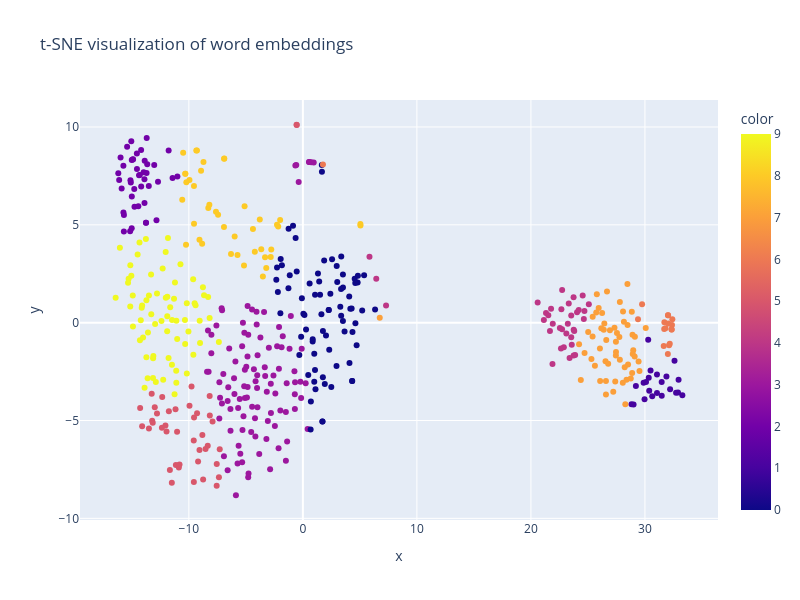

The notebook cell this image was saved under:
### Code cell
import random
idx = [random.randint(0,20000) for i in range(500)]
plot_tsne_embeddings(gpt2_emb_norm[idx], np.array(keys)[idx],sample=False)

### Figure 1 — Plotly figure (JSON) as saved in the notebook; plotly's stock layout.template omitted (floating-point values rounded to 4 significant figures; data arrays with more than 128 entries replaced by an {"elided": "..."} marker saying what was removed)
{"data": [{"hovertemplate": "<b>%{hovertext}</b><br><br>x=%{x}<br>y=%{y}<br>color=%{marker.color}<extra></extra>", "hovertext": {"elided": "500 str values"}, "legendgroup": "", "marker": {"color": {"elided": "500 int values"}, "coloraxis": "coloraxis", "size": 6, "symbol": "circle"}, "mode": "markers", "name": "", "orientation": "v", "showlegend": false, "type": "scatter", "x": {"elided": "500 float values"}, "xaxis": "x", "y": {"elided": "500 float values"}, "yaxis": "y"}], "layout": {"coloraxis": {"colorbar": {"title": {"text": "color"}}, "colorscale": [[0, "#0d0887"], [0.1111, "#46039f"], [0.2222, "#7201a8"], [0.3333, "#9c179e"], [0.4444, "#bd3786"], [0.5556, "#d8576b"], [0.6667, "#ed7953"], [0.7778, "#fb9f3a"], [0.8889, "#fdca26"], [1, "#f0f921"]]}, "height": 600, "legend": {"tracegroupgap": 0}, "title": {"text": "t-SNE visualization of word embeddings"}, "width": 800, "xaxis": {"anchor": "y", "domain": [0, 1], "title": {"text": "x"}}, "yaxis": {"anchor": "x", "domain": [0, 1], "title": {"text": "y"}}}}
